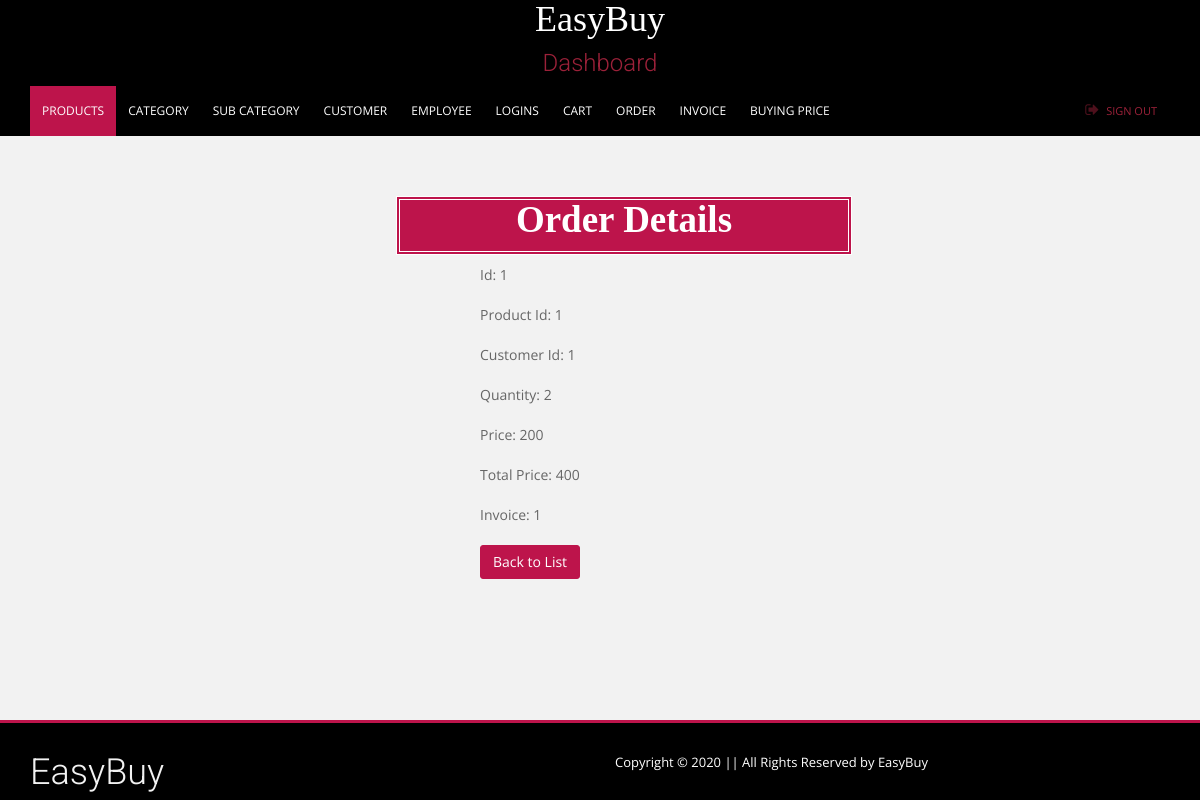
The page /views/order/details.php?Id=1 (signed in) on the database its author committed.
### tables this page shows
CREATE TABLE `orderlist` (
  `Id` int(11) NOT NULL,
  `Product_Id` int(11) NOT NULL,
  `Customer_Id` int(11) NOT NULL,
  `Quantity` int(11) NOT NULL,
  `Price` int(11) NOT NULL,
  `Total_Price` int(11) NOT NULL,
  `Invoice_Id` int(11) NOT NULL
);

### app/controller/orderController.php (called while the page is built, shortened)
<?php
     function details()
    {
        $id = $_REQUEST['Id'];
        $s = "select * from orderlist where Id=".$id."";
        $jsonData = readQuery($s);
        $data = json_decode($jsonData);
        return $data;
    }
  ?>

### app/model/model.php (called while the page is built, shortened)
<?php
    function readQuery($sql)
    {
        $conn = new mysqli(servername , username, password, databaseName);
        $arr = [];
        $result = $conn->query($sql);
        if ($result == TRUE) {
            while($row = $result->fetch_assoc()) {
                $arr[] = $row;
            }
        }
        else
        {
            echo "Error: " . $conn->error;
        }
        $json_data = json_encode($arr);
        return $json_data;
    }
?>

### views/order/details.php (the view, shortened to what this page needs)
<?php
    include CON_FRONT.'orderController.php';
    $order = details();
?>
<!DOCTYPE html>
<html lang="en">
<head>
</head>
<body>
    <?php include "../layout/adminHeader.php";?>
    <br>
    <br>
    <br>
    <div class="section-title text-center">
        <h2 style="font-weight: 700;">Order Details</h2>
    </div>
    <div class="detail-content" style="padding-left: 40% ">
        Id: <?php echo $order[0]->Id; ?>
        <br>
        <br>
        Product Id: <?php echo $order[0]->Product_Id; ?>
        <br>
        <br>
        Customer Id: <?php echo $order[0]->Customer_Id; ?>
        <br>
        <br>
        Quantity: <?php echo $order[0]->Quantity; ?>
        <br>
        <br>
        Price: <?php echo $order[0]->Price; ?>
        <br>
        <br>
        Total Price: <?php echo $order[0]->Total_Price; ?>
        <br>
        <br>
        Invoice: <?php echo $order[0]->Invoice_Id; ?>
        <br>
        <br>
        <a class="btn btn-primary" href="index.php">Back to List</a>
        <br>
        <br>
        <br>
    </div>
    <?php include "../layout/adminFooter.php";?>
</body>
</html>

### rows shown on the page
orderlist: Id "1", Product_Id "1", Customer_Id "1", Quantity "2", Price "200", Total_Price "400", Invoice_Id "1"
